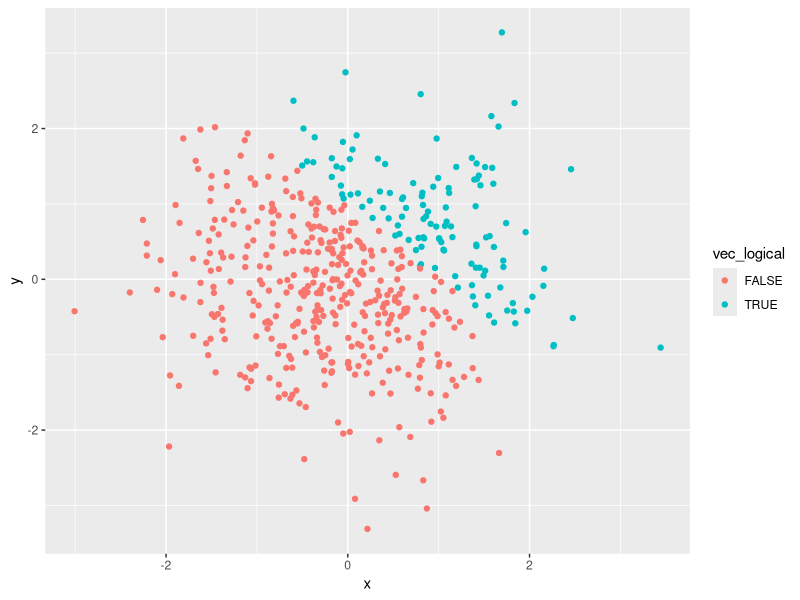
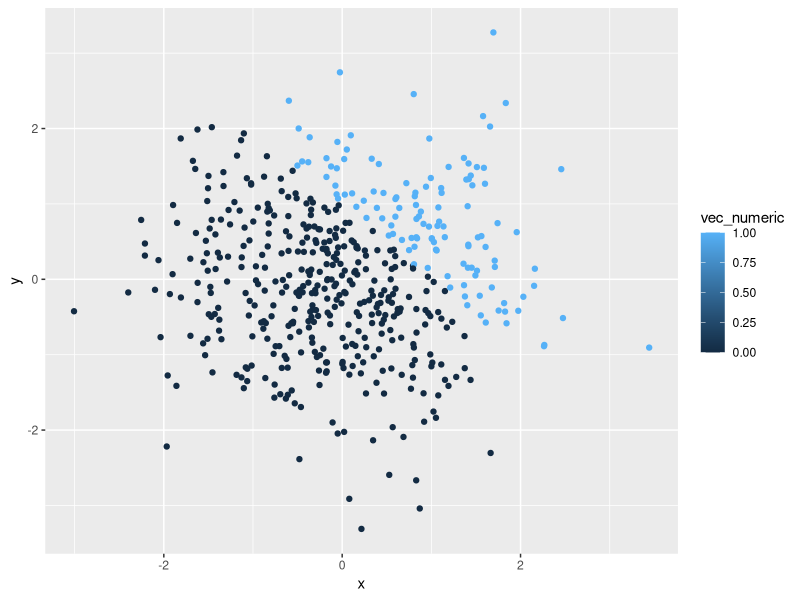
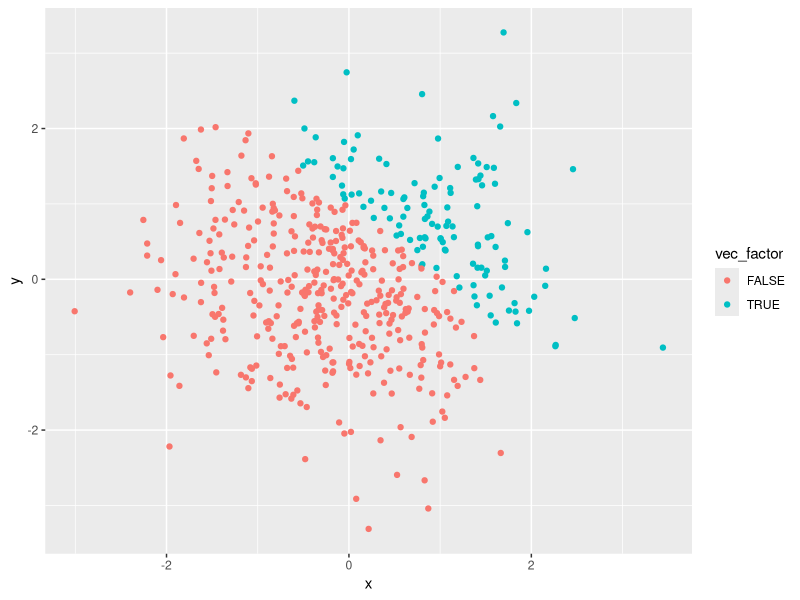

Recreate these plots in R, in order.
## ---- chunk 1
knitr::opts_chunk$set(echo = TRUE)
library(tidyverse)
## ---- chunk 2

problem1_df = tibble(
  norm_samp = rnorm(8),
  norm_samp_pos = norm_samp > 0,
  vec_char = c("This", "is", "the", "first", "data", "science", "homework", "assignment"),
  vec_factor = factor(c("one", "two", "three", "one", "two", "three", "one", "two"))
)
## ---- chunk 3

  mean(pull(problem1_df, norm_samp))

  mean(pull(problem1_df, norm_samp_pos))

  mean(pull(problem1_df, vec_char))

  mean(pull(problem1_df, vec_factor))
## ---- chunk 4

  as.numeric(pull(problem1_df, norm_samp_pos)) 

  as.numeric(pull(problem1_df, vec_char))

  as.numeric(pull(problem1_df, vec_factor))

## ---- chunk 5

  as.numeric(
    pull(problem1_df, norm_samp_pos))*(pull(problem1_df,  norm_samp))

  as.factor(
    pull(problem1_df, norm_samp_pos))*(pull(problem1_df,  norm_samp))

  as.numeric(
    as.factor(
      pull(problem1_df, norm_samp_pos)))*(pull(problem1_df,  norm_samp))

## ---- chunk 6
problem2_df = tibble(
  x = rnorm(500),
  y = rnorm(500),
  vec_logical = x + y > 1,
  vec_numeric = as.numeric(vec_logical),
  vec_factor = as.factor(vec_logical)
)
## ---- chunk 7
ggplot(problem2_df, aes(x = x, y = y, color = vec_logical)) + geom_point()
## ---- chunk 8
ggplot(problem2_df, aes(x = x, y = y, color = vec_numeric )) + geom_point()
## ---- chunk 9
ggplot(problem2_df, aes(x = x, y = y, color = vec_factor )) + geom_point()
